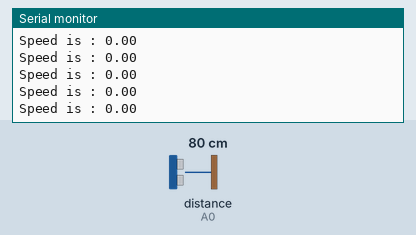
Bench run of a sketch on a simulated Arduino Uno, built with avr-gcc and run on an emulated ATmega328P. Parts: the last lines printed to the serial monitor. Inputs (shaded band) come from the test bench; at power-on: distance to the obstacle (sensor on A0) 80 cm.

Above: at 1.2 s.
1.3 s: distance to the obstacle (sensor on A0) set to 2 cm
At 2.0 s:
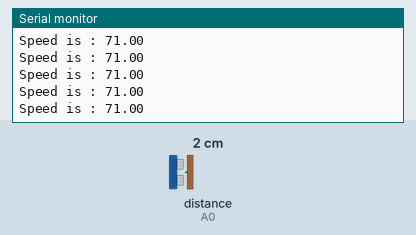
2.8 s: distance to the obstacle (sensor on A0) set to 9 cm
5.8 s: distance to the obstacle (sensor on A0) set to 120 cm
At 6.8 s:
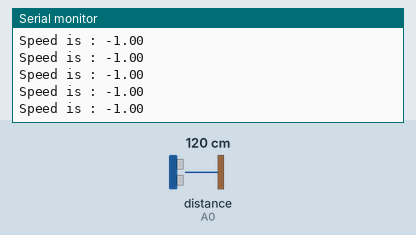
Timing chart, 0 to 8.8 s (numbered marks = the images above; inputs shaded):
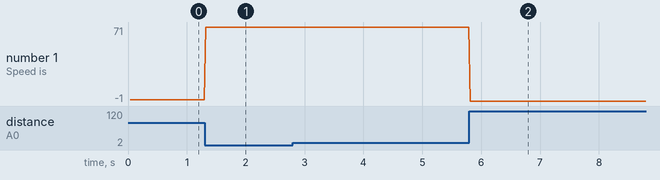

The sketch:

sketch_may06b.ino
```cpp
#include <SharpIR.h>
float i1=0;


SharpIR SharpIR(A0, 1080);
void setup() {

 Serial.begin(9600);
  i1=SharpIR.distance();

}

void loop() {


  unsigned long startTime=millis();
  float d1=SharpIR.distance();
  float e=0;


  Serial.print("Speed is : ");
  Serial.println(i1-d1);

  unsigned long endTime=millis()-startTime;


}
```

Measured:
- after the input at 1.3 s, the serial monitor: prints a new line at once (image 1)
- after the input at 5.8 s, the serial monitor: prints a new line at once (image 2)
- plotted number 1: 0 → 71 after the input at 1.3 s, 71 → -1 after the input at 5.8 s
